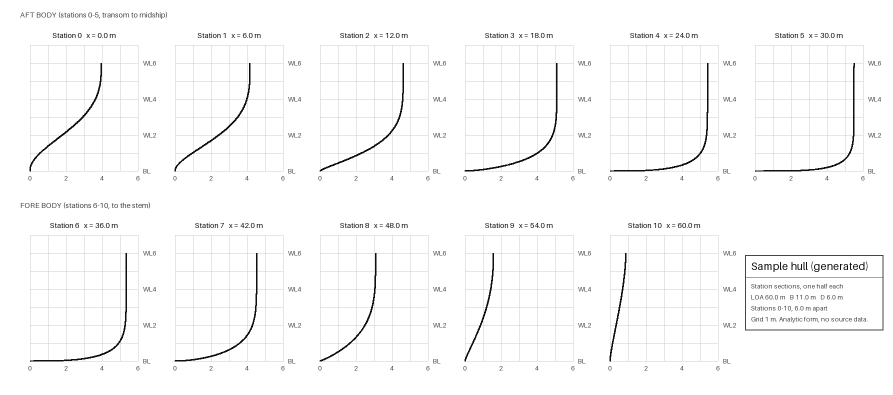
#> input picture app/core/sample/drawing.png, 1786 x 790 px (shown at 1/2 size)
$ python -i lines_sheet_detection.py   (imports and definitions only)
#> lines starting #> are read from the running program, lines starting #| are printed output that depends on the picture; after the words box and inside, x2 and y2 are one past the last pixel; in counts of white or black regions, pixels touching at a corner belong together
#> further down, picture is the input picture: shape (790, 1786); min 15, max 255, mean 249.8
### src/vessel_reconstruction/intake.py
"""Intake of a dropped drawing set: pages, proposed view regions, and a run spec.

The desktop app calls this module (through app/core/src/intake.rs) so that a
person never writes a spec file:

    python -m vessel_reconstruction.intake prepare --out DIR [--render-dpi N] FILE...
    python -m vessel_reconstruction.intake write-spec --preview PREVIEW.json --out DIR
    python -m vessel_reconstruction.intake render-page --file FILE --page N --max-side PX

``prepare`` renders every page (PDF pages through ingest._read_image, rasters
with Pillow), reads its size and dpi, runs the sheet survey and proposes view
regions with a label and a confidence. It never refuses a page: a page without a
recognised view gets one ``other`` region and a warning.

``write-spec`` takes the preview after the person's edits, copies the source
files into DIR/sources, and writes DIR/intake.json (all pages and regions) and
DIR/spec.json. The spec is sheet-only (``sections: []``): in a live draft run
the model reads stations and scale in phase 1 and the domain materializes the
sections from that reading (materialize.py). No calibration is guessed here.

Labels are code proposals from ink layout, not certified view identities.
"""
from __future__ import annotations

import argparse
import base64
import hashlib
import io
import json
import re
import shutil
import sys
from pathlib import Path

import numpy as np
from PIL import Image, ImageSequence
from scipy import ndimage

PREVIEW_SCHEMA = "marinaframe.intake.preview/1"
INTAKE_SCHEMA = "marinaframe.intake/1"
LABELS = ("body_plan", "half_breadth", "profile", "title_block", "other")
PDF_SUFFIXES = {".pdf"}
RASTER_SUFFIXES = {".png", ".tif", ".tiff", ".jpg", ".jpeg"}
# PDF pages are rendered at this resolution unless the caller asks otherwise.
DEFAULT_RENDER_DPI = 200
# Below this scan resolution thin lines lose detail.
LOW_DPI = 200
# Images smaller than this (longest side, pixels) give little room for lines.
SMALL_IMAGE_SIDE = 1000
# Region detection works on a copy with this longest side.
WORK_SIDE = 1200
THUMBNAIL_SIDE = 320
# Page previews of the app's Sources tab (render-page): a list thumbnail up to a large view.
MIN_PREVIEW_SIDE = 64
MAX_PREVIEW_SIDE = 4096
# Ink is darker than this grey level (0 black, 255 white).
INK_LEVEL = 160
# A view's region also takes in the light marks (grid lines, axes) touching its
# dark ink, so that it holds its datum lines and not only its curves.
GROUP_LEVEL = 235
# On a grey scan both levels follow the paper (its PAPER_PERCENTILE grey level):
# ink at least INK_CONTRAST, light marks at least LIGHT_CONTRAST darker.
PAPER_PERCENTILE = 90
INK_CONTRAST = 80
LIGHT_CONTRAST = 20
# Ink components smaller than this (work pixels) are scan specks.
SPECK_PIXELS = 4
# Light marks are searched at most this many box sizes around the dark ink.
LIGHT_GROWTH = 1.0
# A row or column with more ink than this fraction is a border or frame line.
FRAME_LINE_FRACTION = 0.5
# Ink is grouped into views by closing gaps of this fraction of the page side.
GROUP_GAP_FRACTION = 0.015
# Groups smaller than this fraction of the page are text or specks.
MIN_REGION_FRACTION = 0.002
# A view this many times wider than tall is a profile or half-breadth plan.
ELONGATED_ASPECT = 2.2
# Smallest share of the page for a body plan panel.
MIN_BODY_FRACTION = 0.01
# A body plan panel (one station or a half body plan) can be tall and narrow.
MIN_BODY_ASPECT = 0.3
# A title block is at most this share of the page.
MAX_TITLE_FRACTION = 0.15
# Text boxes per megapixel of region above which a region reads as text.
TEXT_DENSITY = 120.0
# A frame line covers more than this fraction of each side of a framed block.
FRAME_SIDE_FRACTION = 0.8
# Share of the box size searched inward from each side for a frame line.
FRAME_SEARCH_FRACTION = 0.08


class IntakeError(ValueError):
    """A file that cannot be read at all (the other pages still continue)."""


# ------------------------------------------------------------------ pages
# [98 lines left out: functions _dpi_of, _on_paper, _pdf_pages, _raster_pages, read_pages, render_page and 1 more, not called in this run]


# ------------------------------------------------------------------ regions
def _gray(image: np.ndarray) -> np.ndarray:
    return image.mean(axis=2) if image.ndim == 3 else image.astype(float)


def ink_levels(gray: np.ndarray) -> tuple[float, float]:
    """Grey levels below which a page is dark ink and light marks (grid, axes).

    A scan's paper is grey and noisy, not white: both levels sit at least
    INK_CONTRAST and LIGHT_CONTRAST below the paper, and never above the
    levels of a clean white sheet.
    """
    paper = float(np.percentile(gray, PAPER_PERCENTILE))
    return min(INK_LEVEL, paper - INK_CONTRAST), min(GROUP_LEVEL, paper - LIGHT_CONTRAST)


# [247 lines left out: functions ink_groups, _with_light_marks, _merge_overlapping, _survey, framed, _features and 7 more, not called in this run]


# ------------------------------------------------------------------ write spec
def _sha256(path: Path) -> str:
    return hashlib.sha256(path.read_bytes()).hexdigest()


def _slug(text: str) -> str:
    slug = re.sub(r"[^a-z0-9]+", "-", str(text or "").lower()).strip("-")
    return slug[:64] or "vessel"


# [46 lines left out: functions spec_page, _copy_sources, _spec_source, not called in this run]


# A reduced source fills this share of the worker's pixel budget (margin for rounding).
REDUCED_SHARE_OF_BUDGET = 0.98


def _worker_pixel_budget() -> int:
    from .resources import DEFAULT_POLICY
    return DEFAULT_POLICY.pixels


# [121 lines left out: functions _reduced_source, _constraints, _body_plan_reading, write_spec, main, not called in this run]


# [2 lines that do not run on import are left out]

### src/vessel_reconstruction/lines_sheet_detection.py
"""Experimental, code-only lines-sheet region proposals; not a product reader.

Removing long frame strokes before grouping prevents one border from joining
all views. The resulting boxes are candidates, not established view identities.
A drawing ratio alone is not a pixel scale: scan DPI is also required.
"""
from __future__ import annotations

import math

import numpy as np
from scipy import ndimage

from . import intake
from .sheet_scale import read_scale
from .sheet_types import ocr_read

# Work at bounded resolution. These are proposal settings, not accuracy gates.
WORK_SIDE = 1200
# Frame strokes span a substantial share of a sheet, unlike station curves.
FRAME_SPAN = 0.35
FRAME_MARGIN_PX = 2
GROUP_GAP_PX = 9
MIN_BOX_SHARE = 0.01


def candidate_regions(gray):
    """Separate ink groups after frame suppression, in original page pixels."""
    step = max(1, int(np.ceil(max(gray.shape) / WORK_SIDE)))
#> step = 2
    reduced = gray[::step, ::step]
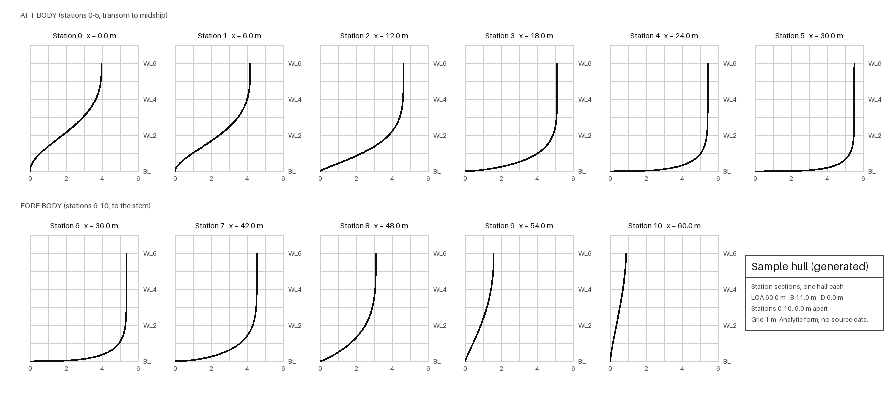
#> reduced: shape (395, 893); min 15, max 255, mean 248.3
    level, _ = intake.ink_levels(reduced)
#> in ink_levels, `paper = float(np.percentile(gray, PAPER_PERCENTILE))`: paper = 255
#> level = 160
    ink = reduced < level
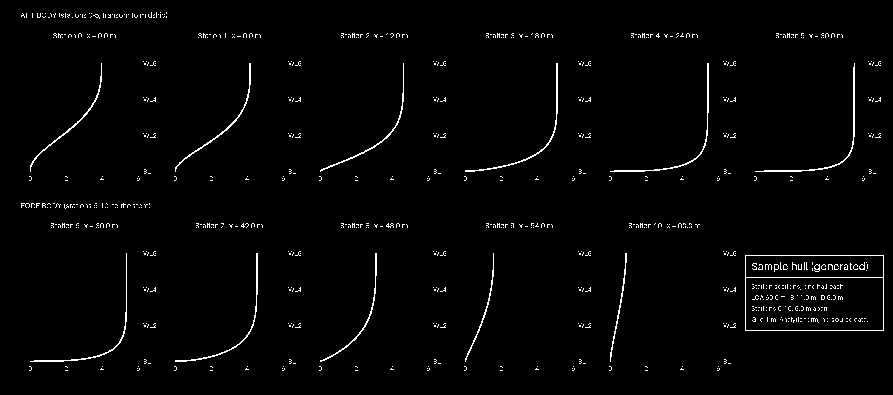
#> ink: shape (395, 893) bool; 1.9% white in thin lines or dots, all inside (x1, y1, x2, y2) = (21, 12, 884, 371)
    height, width = ink.shape
#> height = 395; width = 893
    horizontal = ndimage.binary_opening(ink, structure=np.ones((1, max(3, round(width * FRAME_SPAN)))))
#> horizontal: shape (395, 893) bool; every value is 0
    vertical = ndimage.binary_opening(ink, structure=np.ones((max(3, round(height * FRAME_SPAN)), 1)))
    frames = ndimage.binary_dilation(horizontal | vertical, iterations=FRAME_MARGIN_PX)
    ink &= ~frames
    grouped = ndimage.binary_closing(ink, structure=np.ones((GROUP_GAP_PX, GROUP_GAP_PX)))
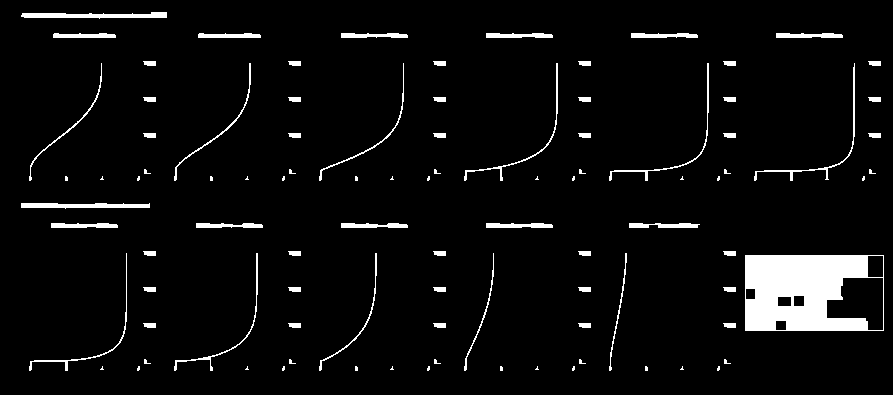
#> grouped: shape (395, 893) bool; 5% white; 96 white regions (38 under 20 px), largest, box (x1, y1, x2, y2) and area: (745, 255, 884, 331) 7757, (21, 12, 167, 19) 662, (21, 203, 150, 209) 568
    labels, _ = ndimage.label(grouped)
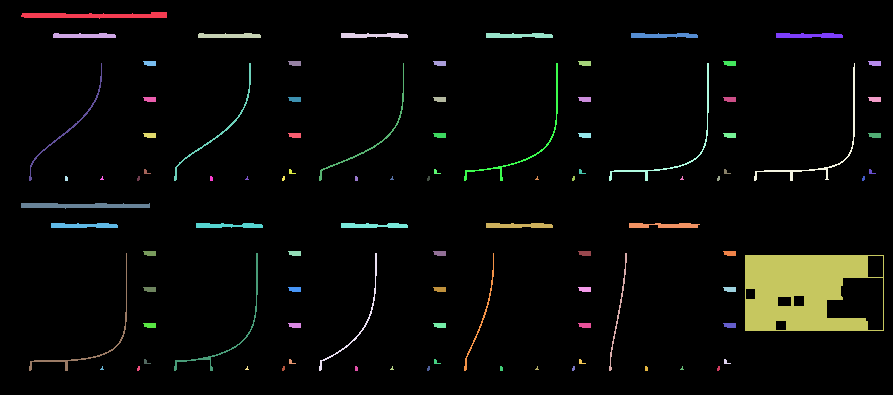
#> labels: shape (395, 893) int32; 97 distinct labels, from 0 to 96; one colour per label, 0 black
    regions = []
    for slices in ndimage.find_objects(labels):
        if slices is None:
            continue
        rows, cols = slices
        box_width, box_height = cols.stop - cols.start, rows.stop - rows.start
        if box_width * box_height < height * width * MIN_BOX_SHARE:
            continue
        box = [cols.start * step, rows.start * step,
               min(gray.shape[1], cols.stop * step), min(gray.shape[0], rows.stop * step)]
        regions.append({"region_px": box, "label": "other", "confidence": 0.3,
                        "evidence": "frame-suppressed ink group; view identity unresolved"})
#> this loop made 96 passes
#> (box_width, box_height) on passes 1 to 12: (146, 7), (63, 5), (63, 5), (67, 5), (67, 5), (67, 5), (67, 5), (13, 5), (13, 5), (13, 5), (13, 5), (13, 5)
#> (box_width, box_height, box) on passes 14 to 19: (73, 118, [58, 126, 204, 362]), (77, 118, [348, 126, 502, 362]), (85, 118, [638, 126, 808, 362]), (94, 118, [928, 126, 1116, 362]), (100, 118, [1218, 126, 1418, 362]), (101, 118, [1508, 126, 1710, 362])
#> after the loop, regions = 11 items
    return regions


def drawing_scale(text, dpi):
    """Printed ratio with a pixel scale only for one ratio and isotropic DPI."""
    result = read_scale(text, "local_ocr")
    result["pixels_per_metre"] = None
    result["pixel_scale_status"] = "missing_ratio_or_scan_dpi"
    if result["status"] != "read" or not dpi or len(dpi) != 2:
        return result
    x_dpi, y_dpi = map(float, dpi)
    if not all(math.isfinite(value) and value > 1 for value in (x_dpi, y_dpi)) or x_dpi != y_dpi:
        result["pixel_scale_status"] = "invalid_or_anisotropic_scan_dpi"
        return result
    result["pixels_per_metre"] = x_dpi / .0254 / result["main_ratio"]
    result["pixel_scale_status"] = "printed_ratio_and_file_dpi_proposal"
    return result


def detect_sheet(image, *, dpi=None, words=None):
    """Return opt-in proposals without truth, a model or caller calibration.

    ``words`` permits deterministic OCR fixtures. When omitted, use local OCR
    on a bounded copy. Metadata-derived scale remains a proposal: scans can
    have been resized without updating their DPI tag.
    """
    gray = intake._gray(image).astype(np.uint8) if image.ndim == 3 else image
    if words is None:
        # OCR needs more detail than component grouping, but not a 240 MP TIFF.
        step = max(1, int(np.ceil(max(gray.shape) / 4000)))
        words = []
        ocr_read(gray[::step, ::step], side=4000, words_out=words)
    text = " ".join(word["text"] for word in words)
    return {"method": "experimental_frame_suppression_v1", "regions": candidate_regions(gray),
            "scale": drawing_scale(text, dpi), "engineering_approved": False}

>>> import cv2
>>> picture = cv2.imread('../../app/core/sample/drawing.png', cv2.IMREAD_GRAYSCALE)
>>> result = candidate_regions(picture)
#> result = 11 items
